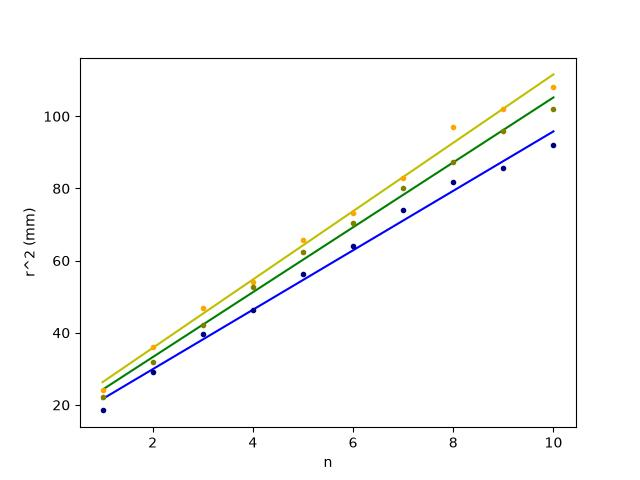

Python code for this plot:
import numpy as np
import matplotlib.pyplot as plt

n = np.arange(1, 10+0.5, 1)

yd = np.array([9.8, 12.0, 13.7, 14.7, 16.2, 17.1, 18.2, 19.7, 20.2, 20.8])
yr = np.array(yd/2)
yr2 = np.array(yr**2)
print('gr ', yr, 'yr^2', yr2)

gd = np.array([9.4, 11.3, 13.0, 14.5, 15.8, 16.8, 17.9, 18.7, 19.6, 20.2])
gr = np.array(gd/2)
gr2 = np.array(gr**2)
print('gr ', gr, 'gr^2 ', gr2)

bd = np.array([8.6, 10.8, 12.6, 13.6, 15.0, 16.0, 17.2, 18.1, 18.5, 19.2])
br = np.array(bd/2)
br2 = np.array(br**2)
print('br ', br, 'br^2 ', br2)

poly1 = np.polyfit(n, yr2, deg=1)
poly2 = np.polyfit(n, gr2, deg=1)
poly3 = np.polyfit(n, br2, deg=1)

f1 = np.poly1d(poly1)
f2 = np.poly1d(poly2)
f3 = np.poly1d(poly3)

x = np.linspace(min(n), max(n), 1000)

y1 = f1(x)
y2 = f2(x)
y3 = f3(x)

plt.xlabel('n')
plt.ylabel('r^2 (mm)')

plt.plot(x, y1, color='y')
plt.plot(x, y2, color='g')
plt.plot(x, y3, color='b')

plt.plot(n, yr2, '.', label='yellow', color='orange')
plt.plot(n, gr2, '.', label='green', color='olive')
plt.plot(n, br2, '.', label='blue', color='navy')

plt.savefig('n-ring.jpg')
plt.legend()
plt.show()
